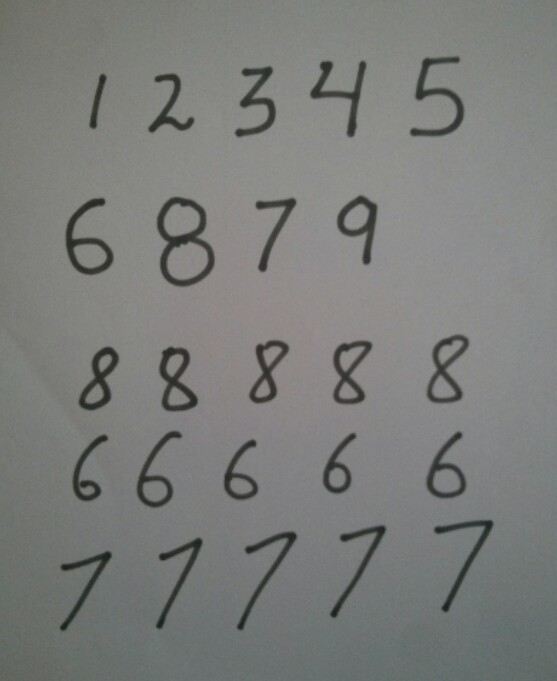
#> input picture Digit Recognizer/photo_2.jpg, 557 x 681 px
$ jupyter execute --allow-errors Digit_recognizer_LinearSVC.ipynb   (older library calls are emulated)
#> lines starting #> are read from the running program, lines starting #| are printed output that depends on the picture; after the words box and inside, x2 and y2 are one past the last pixel; in counts of white or black regions, pixels touching at a corner belong together
[cell 1]
from sklearn.externals import joblib
#> (the rest of this cell did not finish here and is left out)

#> (a cell that did not finish here is left out)

#> (a cell that did not finish here is left out)

[cell 4]
# Extract the hog features
list_hog_fd = []

#> (the rest of this cell did not finish here and is left out)

[cell 5]
import cv2

[cell 6]
# Read the input image
pic_name = "photo_2"
im = cv2.imread(pic_name+'.jpg')
#> im is the input picture: shape (681, 557, 3); mean B, G, R 122.1, 124.5, 123.1

# Convert to grayscale and apply Gaussian filtering
im_gray = cv2.cvtColor(im, cv2.COLOR_BGR2GRAY)
im_gray = cv2.GaussianBlur(im_gray, (5, 5), 0)

# Threshold the image
ret, im_th = cv2.threshold(im_gray, 90, 255, cv2.THRESH_BINARY_INV)
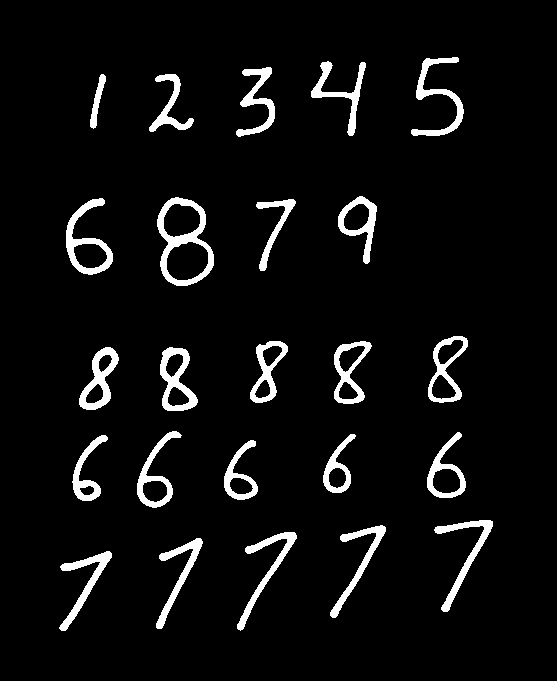
#> im_th: shape (681, 557); 5.7% white; 24 white regions

[cell 7]
# Find contours in the image
_,ctrs, hier = cv2.findContours(im_th.copy(), cv2.RETR_EXTERNAL, cv2.CHAIN_APPROX_SIMPLE)
#> ctrs = 24 contours; largest, box (x1, y1, x2, y2) and area: (157, 197, 214, 286) 3632, (66, 198, 113, 275) 1645, (160, 347, 198, 411) 1524, (428, 336, 468, 403) 1496, (334, 341, 372, 404) 1391

# Get rectangles contains each contour
rects = [cv2.boundingRect(ctr) for ctr in ctrs]
#> rects = 24 items, first 6: (59, 551, 53, 80), (156, 538, 47, 91), (237, 532, 60, 99), (330, 525, 56, 93), (434, 520, 59, 92), (224, 440, 34, 60)

#> (a cell that did not finish here is left out)

[cell 9]
cv2.imwrite(pic_name+'.png', im)
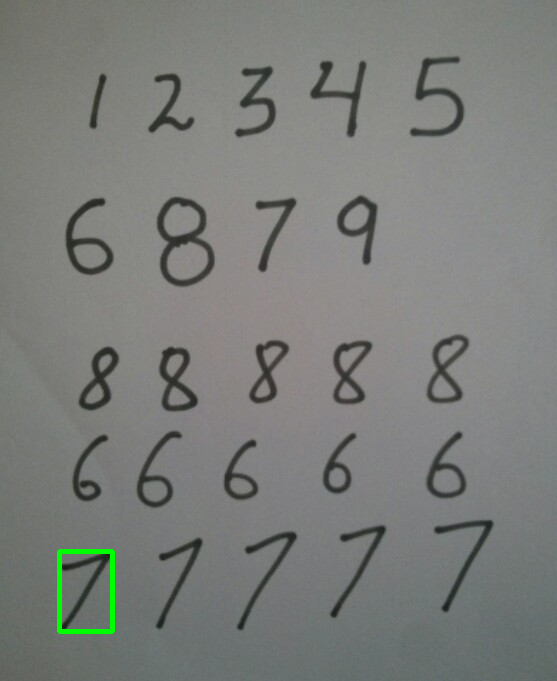
#> saved as photo_2.png: shape (681, 557, 3); mean B, G, R 121.7, 125, 122.7
#> Out = True

$ run again, with Digit Recognizer/photo_1.jpg copied over Digit Recognizer/photo_2.jpg
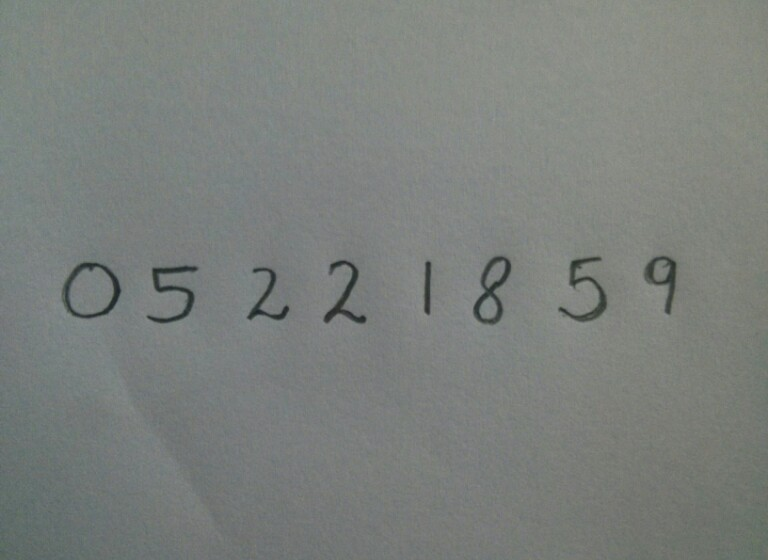
#> input picture Digit Recognizer/photo_1.jpg, 768 x 560 px
#> im is the input picture: shape (560, 768, 3); mean B, G, R 123.9, 127.4, 123
#> `ret, im_th = cv2.threshold(im_gray, 90, 255, cv2.THRESH_BINARY_INV)`:
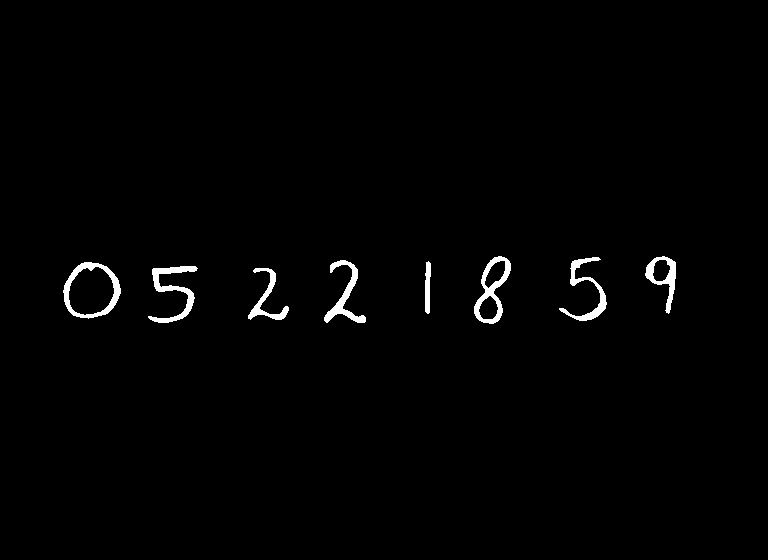
#> im_th: shape (560, 768); 1.2% white; 8 white regions
#> ctrs = 8 contours; box (x1, y1, x2, y2) and area: (63, 262, 121, 319) 2436, (474, 256, 511, 324) 1370, (645, 256, 676, 314) 795, (148, 266, 198, 323) 694, (324, 260, 366, 323) 620, (559, 257, 607, 321) 573, (248, 268, 289, 320) 444, (425, 261, 431, 314) 202
#> rects = [(248, 268, 41, 52), (148, 266, 50, 57), (63, 262, 58, 57), (425, 261, 6, 53), (324, 260, 42, 63), (559, 257, 48, 64), (645, 256, 31, 58), (474, 256, 37, 68)]
#> `cv2.imwrite(pic_name+'.png', im)`:
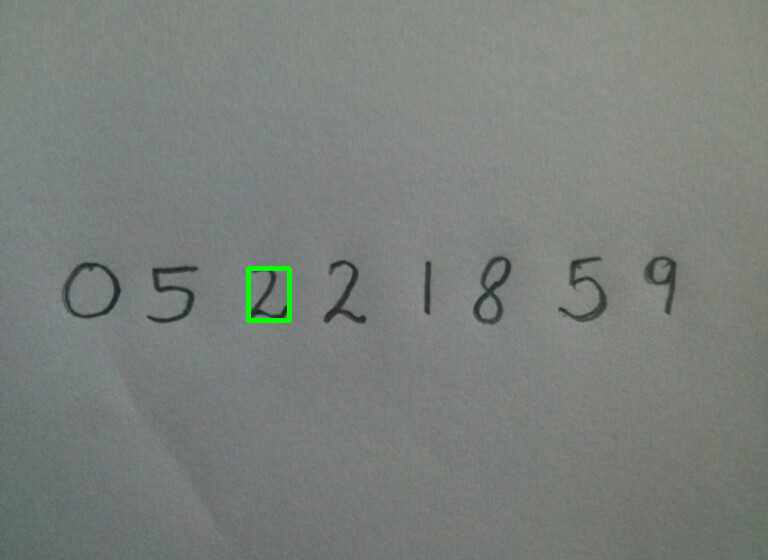
#> saved as photo_2.png: shape (560, 768, 3); mean B, G, R 123.7, 127.7, 122.7
#> Out = True
